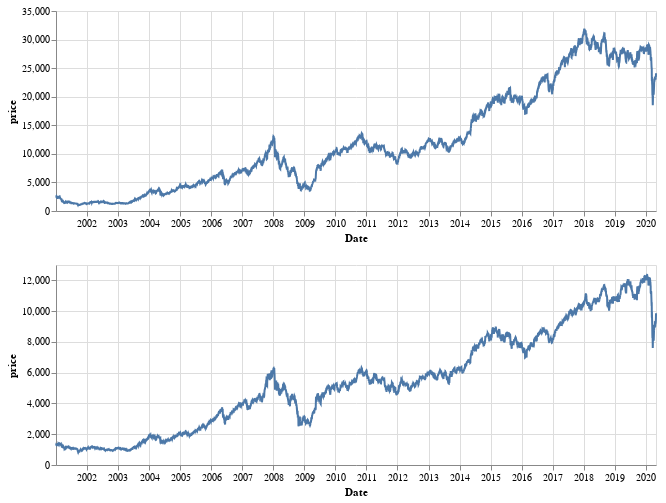

Source (notebook cell):
### Code cell
NN50 = alt.Chart(data.reset_index()).transform_fold(
    ['NN50'],
    as_=['symbol', 'price']
).mark_line().encode(
    x='Date:T',
    y='price:Q'
).properties(width=600, height=200)

N50 = alt.Chart(data.reset_index()).transform_fold(
    ['N50'],
    as_=['symbol', 'price']
).mark_line().encode(
    x='Date:T',
    y='price:Q'
).properties(width=600, height=200)

alt.vconcat(NN50, N50)

### Figure 1 — Vega-Lite specification as saved in the notebook (floating-point values rounded to 4 significant figures; data arrays with more than 128 entries replaced by an {"elided": "..."} marker saying what was removed)
{"config": {"view": {"continuousWidth": 400, "continuousHeight": 300}}, "vconcat": [{"data": {"name": "data-3adcc3d8d6acd2afca780782b183997b"}, "mark": "line", "encoding": {"x": {"type": "temporal", "field": "Date"}, "y": {"type": "quantitative", "field": "price"}}, "height": 200, "transform": [{"fold": ["NN50"], "as": ["symbol", "price"]}], "width": 600}, {"data": {"name": "data-3adcc3d8d6acd2afca780782b183997b"}, "mark": "line", "encoding": {"x": {"type": "temporal", "field": "Date"}, "y": {"type": "quantitative", "field": "price"}}, "height": 200, "transform": [{"fold": ["N50"], "as": ["symbol", "price"]}], "width": 600}], "$schema": "https://vega.github.io/schema/vega-lite/v4.8.1.json", "datasets": {"data-3adcc3d8d6acd2afca780782b183997b": {"elided": "4797 records"}}}
